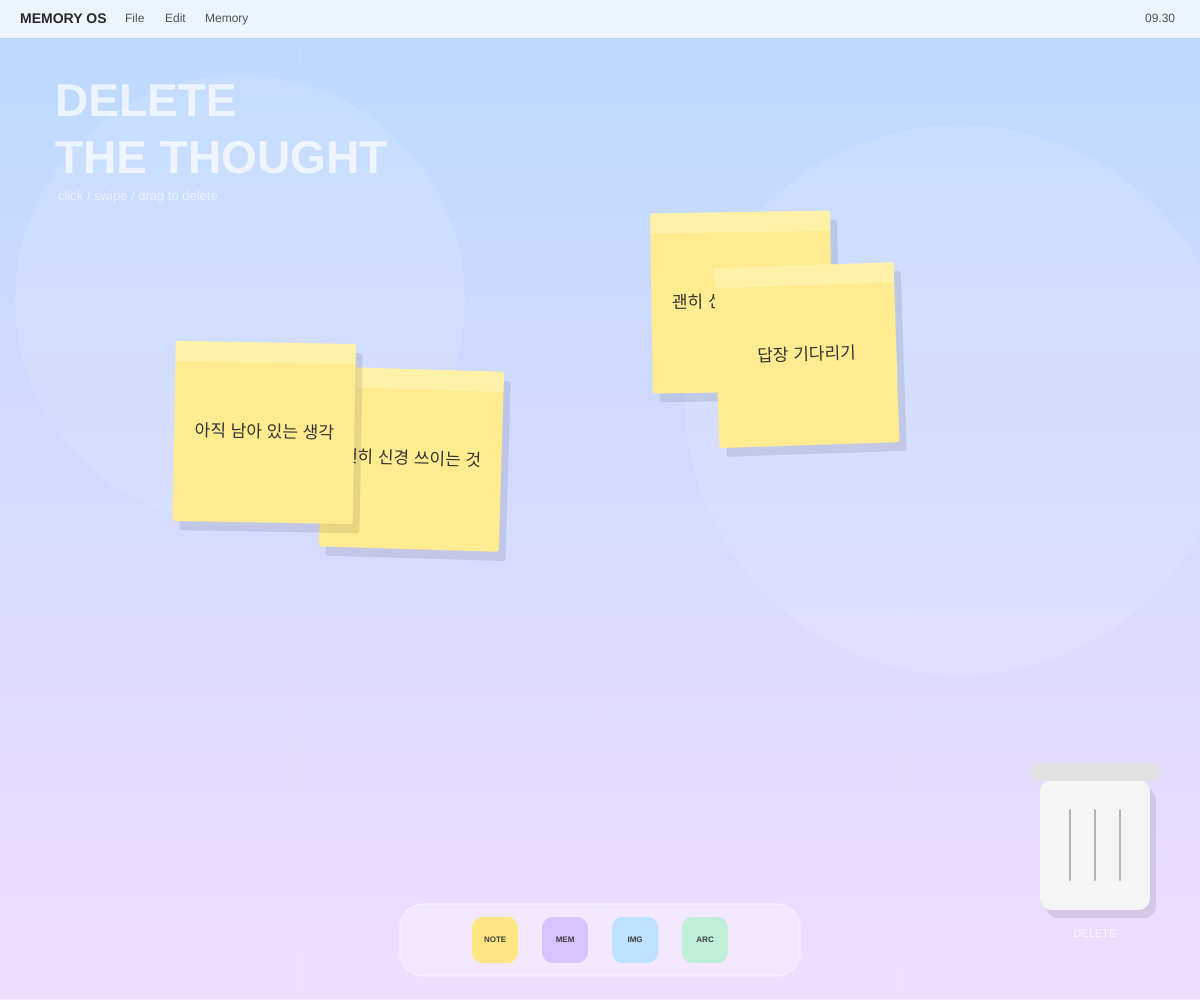
Frame 1 (no input)
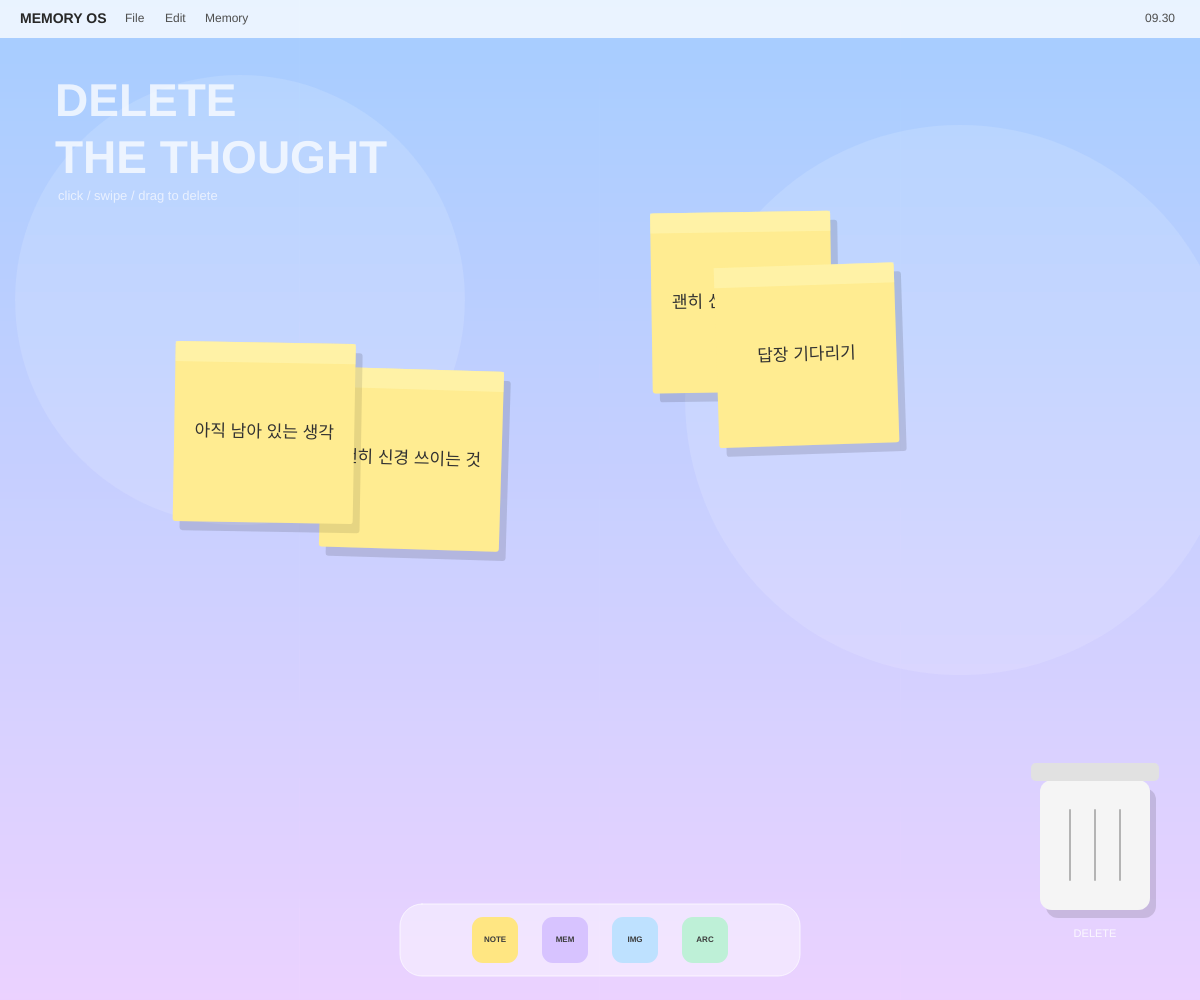
Frame 60 (no input)
Frame 120 (the mouse pressed at the canvas centre since frame 60): identical to frame 60, image omitted

The p5.js sketch that drew these frames (run headless with seeded random() and noise() and a simulated clock; from frame 60 on, the mouse is pressed at the canvas centre):

// p5.js sketch
// ── sketch.js
let notes=[],pieces=[],draggingNote=null;
let pressX,pressY,pressTime,emptyTime=null;
let clickDistance=8,clickTime=250,swipeDistance=100,swipeTime=450;
let trashX,trashY,trashW=110,trashH=130;

function setup(){
createCanvas(windowWidth,windowHeight);
createNewNotes();
updateTrashPosition();
}

function draw(){
drawDesktop();

for(let note of notes)note.display();

for(let i=pieces.length-1;i>=0;i--){
pieces[i].update();
pieces[i].display();
if(pieces[i].alpha<=0)pieces.splice(i,1);
}

drawTrash();

if(notes.length===0&&pieces.length===0){
if(emptyTime===null)emptyTime=millis();
if(millis()-emptyTime>1500){
createNewNotes();
emptyTime=null;
}
}else{
emptyTime=null;
}
}

function createNewNotes(){
let texts=[
"후회했던 말",
"답장 기다리기",
"괜히 했던 말",
"그때 그렇게 하지 말걸",
"잊었다고 생각했는데",
"괜히 신경 쓰이는 것",
"아직 남아 있는 생각",
"다시 떠오른 기억"
];

for(let i=0;i<4;i++){
let x=random(220,width-250);
let y=random(180,height-230);
let t=random(texts);
notes.push(new Note(x,y,t));
}
}

function drawDesktop(){
for(let y=0;y<height;y++){
let t=map(y,0,height,0,1);
let c=lerpColor(color(165,205,255),color(235,210,255),t);
stroke(c);
line(0,y,width,y);
}

noStroke();
fill(255,255,255,25);
ellipse(width*.2,height*.3,450,450);
ellipse(width*.8,height*.4,550,550);

rectMode(CORNER);
fill(255,255,255,180);
rect(0,0,width,38);

fill(40);
textAlign(LEFT,CENTER);
textStyle(BOLD);
textSize(14);
text("MEMORY OS",20,19);

textStyle(NORMAL);
textSize(12);
fill(80);
text("File",125,19);
text("Edit",165,19);
text("Memory",205,19);

textAlign(RIGHT,CENTER);
text("09.30",width-25,19);

textAlign(LEFT,TOP);
textStyle(BOLD);
textSize(46);
fill(255,255,255,175);
text("DELETE\nTHE THOUGHT",55,80);

textStyle(NORMAL);
textSize(13);
fill(255,255,255,150);
text("click / swipe / drag to delete",58,190);

rectMode(CENTER);
fill(255,255,255,90);
stroke(255,255,255,150);
strokeWeight(1);
rect(width/2,height-60,400,72,22);

let startX=width/2-105;
drawAppIcon(startX,height-60,"NOTE",color(255,230,130));
drawAppIcon(startX+70,height-60,"MEM",color(215,195,255));
drawAppIcon(startX+140,height-60,"IMG",color(190,225,255));
drawAppIcon(startX+210,height-60,"ARC",color(190,240,215));
}

function drawAppIcon(x,y,label,c){
rectMode(CENTER);
noStroke();
fill(c);
rect(x,y,46,46,11);
fill(60);
textAlign(CENTER,CENTER);
textSize(8);
textStyle(BOLD);
text(label,x,y);
textStyle(NORMAL);
}

function mousePressed(){
pressX=mouseX;
pressY=mouseY;
pressTime=millis();
draggingNote=null;

for(let i=notes.length-1;i>=0;i--){
if(notes[i].isMouseInside()){
draggingNote=notes[i];
draggingNote.offsetX=mouseX-draggingNote.x;
draggingNote.offsetY=mouseY-draggingNote.y;
notes.splice(i,1);
notes.push(draggingNote);
break;
}
}
}

function mouseDragged(){
if(draggingNote!==null){
draggingNote.x=mouseX-draggingNote.offsetX;
draggingNote.y=mouseY-draggingNote.offsetY;
}
}

function mouseReleased(){
if(draggingNote===null)return;

let moveDistance=dist(pressX,pressY,mouseX,mouseY);
let duration=millis()-pressTime;

if(isInsideTrash(draggingNote)){
deleteNote(draggingNote);
}else if(moveDistance>swipeDistance&&duration<swipeTime){
tearNote(draggingNote);
}else if(moveDistance<clickDistance&&duration<clickTime){
deleteNote(draggingNote);
}

draggingNote=null;
}

function deleteNote(note){
let index=notes.indexOf(note);
if(index!==-1)notes.splice(index,1);
}

function tearNote(note){
let cols=5,rows=5;
let pieceW=note.w/cols;
let pieceH=note.h/rows;

for(let row=0;row<rows;row++){
for(let col=0;col<cols;col++){
let px=note.x-note.w/2+pieceW/2+col*pieceW;
let py=note.y-note.h/2+pieceH/2+row*pieceH;
pieces.push(new PaperPiece(px,py,pieceW,pieceH));
}
}
deleteNote(note);
}

class Note{
constructor(x,y,textContent){
this.x=x;
this.y=y;
this.w=180;
this.h=180;
this.textContent=textContent;
this.angle=random(-.05,.05);
this.offsetX=0;
this.offsetY=0;
}

display(){
push();
translate(this.x,this.y);
rotate(this.angle);
rectMode(CENTER);

noStroke();
fill(0,25);
rect(7,9,this.w,this.h,3);

fill(255,236,145);
rect(0,0,this.w,this.h,3);

fill(255,247,185,140);
rect(0,-this.h/2+10,this.w,20);

fill(50);
textAlign(CENTER,CENTER);
textSize(17);
text(this.textContent,0,0,this.w-35,this.h-35);

pop();
}

isMouseInside(){
return mouseX>this.x-this.w/2&&
mouseX<this.x+this.w/2&&
mouseY>this.y-this.h/2&&
mouseY<this.y+this.h/2;
}
}

class PaperPiece{
constructor(x,y,w,h){
this.x=x;
this.y=y;
this.w=w;
this.h=h;
this.vx=random(-4,4);
this.vy=random(-5,-1);
this.gravity=random(.18,.3);
this.angle=random(-.4,.4);
this.rotationSpeed=random(-.09,.09);
this.alpha=255;
}

update(){
this.vy+=this.gravity;
this.x+=this.vx;
this.y+=this.vy;
this.angle+=this.rotationSpeed;
this.alpha-=3;
}

display(){
push();
translate(this.x,this.y);
rotate(this.angle);
rectMode(CENTER);
noStroke();
fill(255,236,145,this.alpha);
rect(0,0,this.w+1,this.h+1);
pop();
}
}

function drawTrash(){
let hovering=false;

if(draggingNote!==null)hovering=isInsideTrash(draggingNote);

push();
translate(trashX,trashY);

if(hovering)scale(1.15);

rectMode(CENTER);
noStroke();

fill(0,25);
rect(6,8,trashW,trashH,12);

if(hovering)fill(255,165,165);
else fill(245);

rect(0,0,trashW,trashH,12);

stroke(180);
strokeWeight(2);
line(-25,-35,-25,35);
line(0,-35,0,35);
line(25,-35,25,35);

noStroke();
fill(225);

if(hovering){
push();
translate(0,-trashH/2-8);
rotate(-.35);
rect(10,-5,trashW+18,18,5);
pop();
}else{
rect(0,-trashH/2-8,trashW+18,18,5);
}

pop();

noStroke();
fill(255,255,255,190);
textAlign(CENTER,TOP);
textSize(11);
text("DELETE",trashX,trashY+trashH/2+18);
}

function isInsideTrash(note){
return note.x>trashX-trashW/2&&
note.x<trashX+trashW/2&&
note.y>trashY-trashH/2&&
note.y<trashY+trashH/2;
}

function updateTrashPosition(){
trashX=width-105;
trashY=height-155;
}

function windowResized(){
resizeCanvas(windowWidth,windowHeight);
updateTrashPosition();
}
